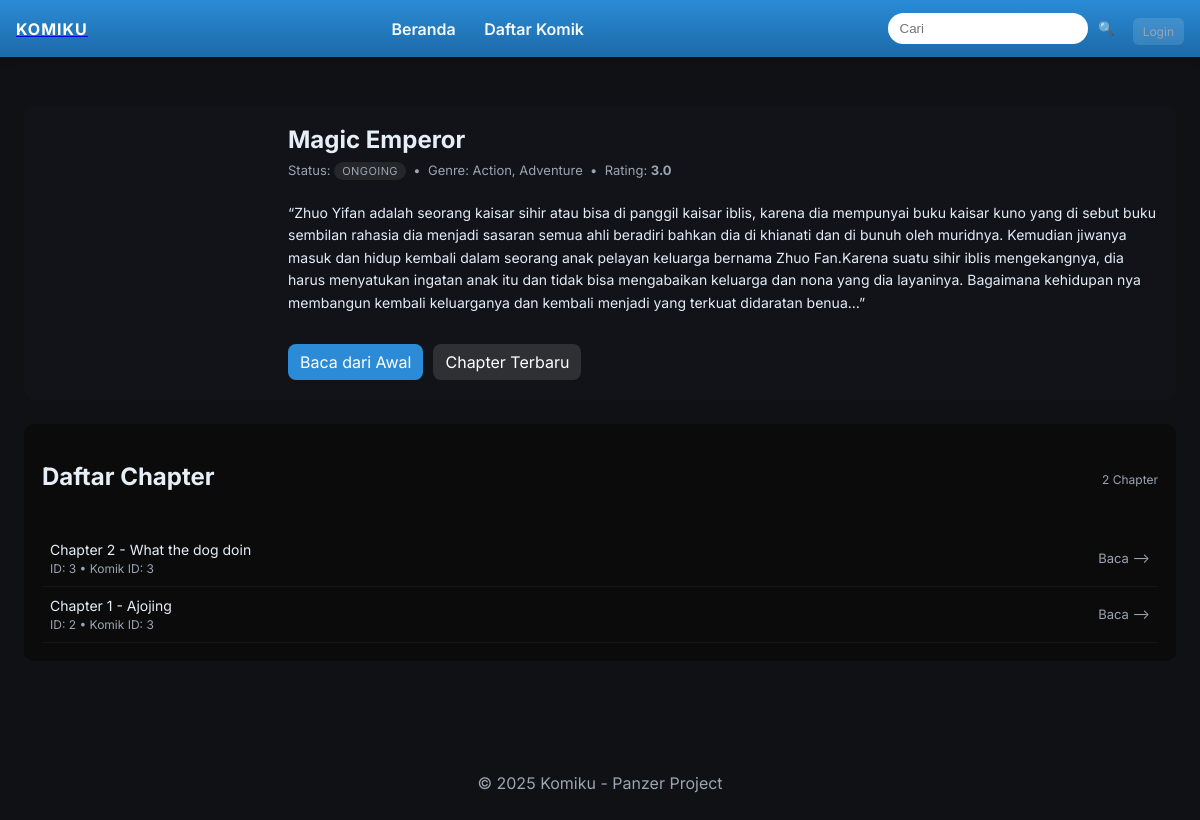
Page /view_comic.php?id=3 on the committed database.
### tables this page shows
CREATE TABLE `comics` (
  `id` int(11) NOT NULL,
  `title` varchar(255) DEFAULT NULL,
  `synopsis` text DEFAULT NULL,
  `cover` varchar(255) DEFAULT NULL,
  `status` enum('ongoing','completed') DEFAULT 'ongoing',
  `created_at` timestamp NOT NULL DEFAULT current_timestamp()
);

CREATE TABLE `chapters` (
  `id` int(11) NOT NULL,
  `comic_id` int(11) DEFAULT NULL,
  `chapter_number` varchar(50) DEFAULT NULL,
  `title` varchar(255) DEFAULT NULL,
  `created_at` timestamp NOT NULL DEFAULT current_timestamp()
);

### functions.php (called while the page is built, shortened)
<?php
require_once 'config.php';
function get_comic($id){
    global $pdo;
    $stmt = $pdo->prepare('SELECT * FROM comics WHERE id = ?');
    $stmt->execute([$id]);
    return $stmt->fetch();
}
function get_chapters($comic_id){
    global $pdo;
    $stmt = $pdo->prepare('SELECT * FROM chapters WHERE comic_id = ? ORDER BY id ASC');
    $stmt->execute([$comic_id]);
    return $stmt->fetchAll();
}
function average_rating($comic_id){
    global $pdo;
    $stmt = $pdo->prepare("SELECT AVG(rating) AS avg_rating FROM ratings WHERE comic_id = ?");
    $stmt->execute([$comic_id]);
    $row = $stmt->fetch();
    return $row && $row['avg_rating'] !== null ? number_format($row['avg_rating'], 1) : '0';
}
function get_comic_genres($comic_id){
    global $pdo;
    $stmt = $pdo->prepare("
        SELECT g.*
        FROM comic_genres cg
        JOIN genres g ON cg.genre_id = g.id
        WHERE cg.comic_id = ?
        ORDER BY g.name ASC
    ");
    $stmt->execute([$comic_id]);
    return $stmt->fetchAll();
}
?>

### view_comic.php (the view, shortened to what this page needs)
<?php
require 'config.php';
require 'functions.php';
$id = $_GET['id'] ?? null;
$comic = get_comic($id);
$genres = get_comic_genres($comic['id']);
$genre_names = $genres ? implode(', ', array_column($genres, 'name')) : '-';
$chapters = get_chapters($id);
$rating   = average_rating($comic['id']);
$firstChapter  = $chapters ? $chapters[0] : null;
$latestChapter = $chapters ? end($chapters) : null;
?>
<!doctype html>
<html lang="id">
<head>
  <link rel="stylesheet" href="assets/css/style.css">
</head>
<body class="theme-dark">
<?php include 'partials/navbar.php'; ?>
<main class="container">
  <section class="comic-detail">
    <div class="comic-detail-main">
      <div class="comic-cover">
      </div>
      <div class="comic-info">
        <h1 class="comic-title"><?php echo htmlspecialchars($comic['title']); ?></h1>
        <p class="comic-meta">
         Status:
        <span class="badge"><?php echo htmlspecialchars($comic['status']); ?></span>
         &nbsp;•&nbsp;
         Genre: <?php echo htmlspecialchars($genre_names); ?>
         &nbsp;•&nbsp;
         Rating: <strong><?php echo $rating; ?></strong>
        </p>
        <p class="comic-synopsis">
          <?php echo nl2br(htmlspecialchars($comic['synopsis'] ?: 'Belum ada sinopsis.')); ?>
        </p>
        <div class="comic-actions">
          <?php if ($firstChapter): ?>
            <a class="btn primary" href="reader.php?chapter_id=<?php echo $firstChapter['id']; ?>">Baca dari Awal</a>
          <?php endif; ?>
          <?php if ($latestChapter && $latestChapter !== $firstChapter): ?>
            <a class="btn" href="reader.php?chapter_id=<?php echo $latestChapter['id']; ?>">Chapter Terbaru</a>
          <?php endif; ?>
        </div>
      </div>
    </div>
  </section>
  <section class="section-chapters">
    <div class="section-head">
      <h2>Daftar Chapter</h2>
      <span class="small"><?php echo count($chapters); ?> Chapter</span>
    </div>
    <?php if (!$chapters): ?>
      <p class="small">Belum ada chapter untuk komik ini.</p>
    <?php else: ?>
      <div class="chapter-list">
        <?php
        $chaptersDesc = array_reverse($chapters);
        foreach ($chaptersDesc as $ch):
        ?>
          <a class="chapter-item" href="reader.php?chapter_id=<?php echo $ch['id']; ?>">
            <div>
              <div class="chapter-title">
                <?php echo htmlspecialchars($ch['chapter_number']); ?>
                <?php if (!empty($ch['title'])): ?>
                  - <?php echo htmlspecialchars($ch['title']); ?>
                <?php endif; ?>
              </div>
              <div class="chapter-meta small">
                ID: <?php echo $ch['id']; ?> • Komik ID: <?php echo $ch['comic_id']; ?>
              </div>
            </div>
            <span class="chapter-read">Baca ⟶</span>
          </a>
        <?php endforeach; ?>
      </div>
    <?php endif; ?>
  </section>
</main>
<footer class="site-footer">
  <div class="container">
    <p>&copy; <?php echo date('Y'); ?> Komiku - Panzer Project</p>
  </div>
</footer>
</body>
</html>

### assets/css/style.css (style rules this page uses)
:root { --bg:#0f1115; --card:#111318; --muted:#9aa4b2; --accent:#2b8bd6; --accent-2:#1b6aa8; --glass: rgba(0,0,0,0.45); }
* { box-sizing:border-box }
body { margin:0;font-family:Inter,system-ui,-apple-system,Segoe UI,Roboto,'Helvetica Neue',Arial;color:#e6eef6;background:var(--bg);-webkit-font-smoothing:antialiased }
.container { max-width:1200px;margin:0 auto;padding:24px }
.btn { background:rgba(255,255,255,0.12);color:#fff;padding:8px 12px;border-radius:8px;text-decoration:none }
.section-head { display:flex;justify-content:space-between;align-items:center;padding-bottom:12px }
.small { font-size:12px;color:var(--muted);margin-top:6px }
.site-footer { padding:24px;color:var(--muted);background:transparent;text-align:center;margin-top:24px }
.comic-detail { margin-top: 24px; margin-bottom: 16px; }
.comic-detail-main { display: grid; grid-template-columns: 220px minmax(0,1fr); gap: 24px; align-items: flex-start; background: #111318; border-radius: 12px; padding: 20px; }
.comic-info { display: flex; flex-direction: column; gap: 8px; }
.comic-title { margin: 0; font-size: 24px; }
.comic-meta { margin: 0; font-size: 13px; color: var(--muted); }
.badge { display: inline-block; padding: 2px 8px; border-radius: 999px; background: rgba(255,255,255,0.08); font-size: 11px; text-transform: uppercase; letter-spacing: .04em; }
.comic-synopsis { font-size: 14px; line-height: 1.6; color: #e3edf7; }
.comic-actions { margin-top: 8px; display: flex; flex-wrap: wrap; gap: 10px; }
.btn.primary { background: var(--accent); }
.section-chapters { margin-top: 24px; background: #0b0b0c; border-radius: 10px; padding: 18px; }
.chapter-list { margin-top: 8px; display: flex; flex-direction: column; }
.chapter-item { display: flex; align-items: center; justify-content: space-between; padding: 10px 8px; border-bottom: 1px solid rgba(255,255,255,0.04); text-decoration: none; color: inherit; }
.chapter-title { font-size: 14px; }
.chapter-meta { margin-top: 3px; }
.chapter-read { font-size: 13px; color: var(--muted); }
.small { font-size:12px; color:var(--muted); }

### rows in the picture
comics: title "Magic Emperor", status "ONGOING", synopsis "“Zhuo Yifan adalah seorang kaisar sihir atau bisa di panggil kaisar iblis, karena dia mempunyai buku kaisar kuno yang di sebut buku sembilan rahasia dia menjadi sasaran semua ahli beradiri bahkan dia di khianati dan di bunuh oleh muridnya. Kemudian jiwanya masuk dan hidup kembali dalam seorang anak pelayan keluarga bernama Zhuo Fan.Karena suatu sihir iblis mengekangnya, dia harus menyatukan ingatan anak itu dan tidak bisa mengabaikan keluarga dan nona yang dia layaninya. Bagaimana kehidupan nya membangun kembali keluarganya dan kembali menjadi yang terkuat didaratan benua…”"
chapters: chapter_number "Chapter 2", title "What the dog doin", id "3", comic "3"
chapters: chapter_number "Chapter 1", title "Ajojing", id "2", comic "3"

### other values in the picture
$genre_names "Action, Adventure"
$rating "3.0"
count($chapters) "2"
